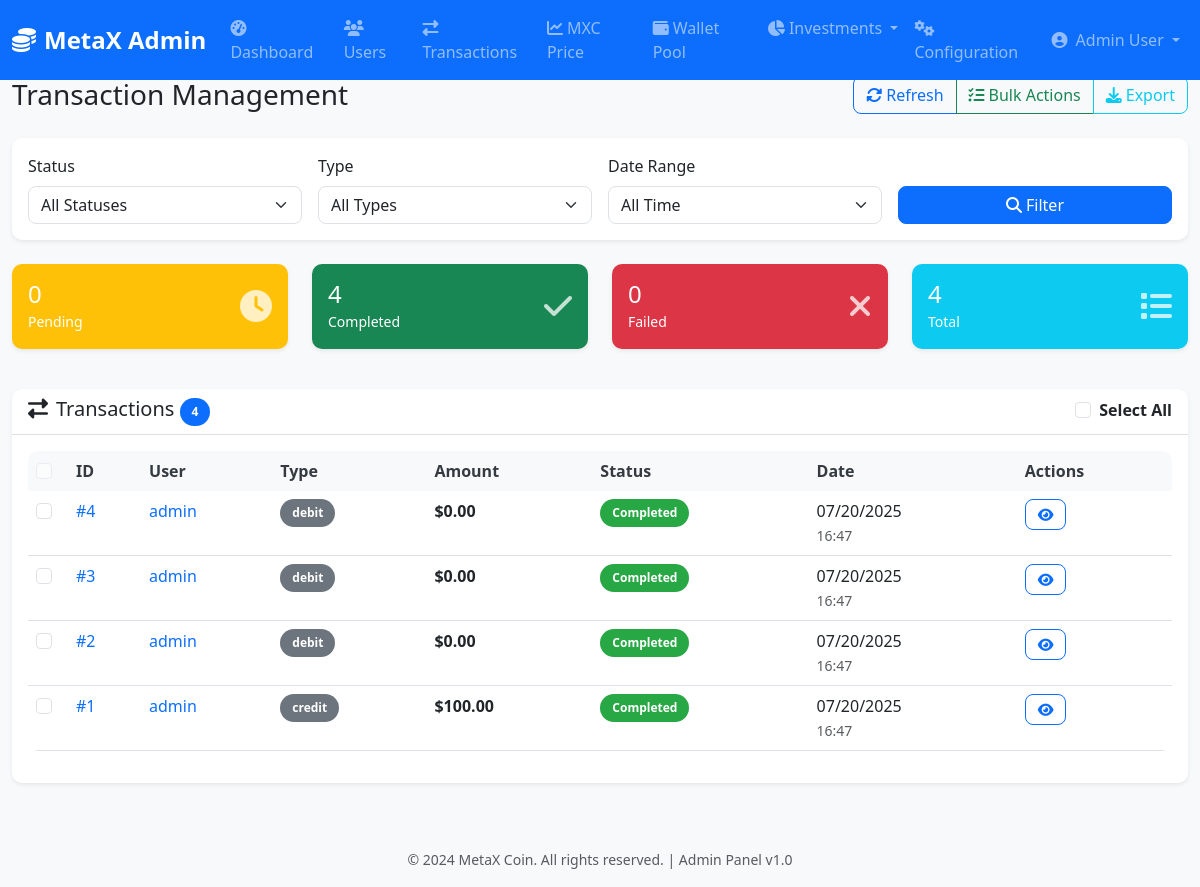
The page /admin/transactions (signed in) on the database its author committed.
### models/transaction.py (models this page shows, shortened)
class Transaction(db.Model):
    __tablename__ = 'transactions'
    id = db.Column(db.Integer, primary_key=True)
    transaction_id = db.Column(db.String(50), unique=True, nullable=False, index=True)
    user_id = db.Column(db.Integer, db.ForeignKey('users.id'), nullable=False, index=True)
    transaction_type = db.Column(db.Enum(TransactionType), nullable=False, index=True)
    wallet_type = db.Column(db.String(50), nullable=False)
    amount = db.Column(db.Numeric(20, 8), nullable=False)
    fee = db.Column(db.Numeric(20, 8), default=0)
    status = db.Column(db.Enum(TransactionStatus), default=TransactionStatus.PENDING, nullable=False, index=True)
    description = db.Column(db.Text)
    admin_notes = db.Column(db.Text)
    error_message = db.Column(db.Text)
    blockchain_txn_id = db.Column(db.String(100), index=True)
    from_address = db.Column(db.String(100))
    to_address = db.Column(db.String(100))
    confirmations = db.Column(db.Integer, default=0)
    wallet_assignment_id = db.Column(db.Integer, db.ForeignKey('wallet_assignments.id'))
    created_at = db.Column(db.DateTime, default=datetime.utcnow, nullable=False)
    processed_at = db.Column(db.DateTime)
    confirmed_at = db.Column(db.DateTime)
    updated_at = db.Column(db.DateTime, default=datetime.utcnow, onupdate=datetime.utcnow)
    wallet_assignment = db.relationship('WalletAssignment', backref='transactions')

### models/user.py (models this page shows, shortened)
class User(db.Model):
    __tablename__ = 'users'
    id = db.Column(db.Integer, primary_key=True)
    username = db.Column(db.String(50), unique=True, nullable=False, index=True)
    email = db.Column(db.String(255), unique=True, nullable=False, index=True)
    password_hash = db.Column(db.String(255), nullable=False)
    first_name = db.Column(db.String(100), nullable=False)
    last_name = db.Column(db.String(100), nullable=False)
    phone = db.Column(db.String(20))
    date_of_birth = db.Column(db.Date)
    sponsor_id = db.Column(db.Integer, db.ForeignKey('users.id'), index=True)
    referral_code = db.Column(db.String(20), unique=True, nullable=False, index=True)
    is_active = db.Column(db.Boolean, default=True, nullable=False)
    is_verified = db.Column(db.Boolean, default=False, nullable=False)
    is_admin = db.Column(db.Boolean, default=False, nullable=False)
    rank = db.Column(db.String(20), default='Bronze')
    total_investment = db.Column(db.Numeric(20, 8), default=0, nullable=False)
    total_earnings = db.Column(db.Numeric(20, 8), default=0, nullable=False)
    created_at = db.Column(db.DateTime, default=datetime.utcnow, nullable=False)
    updated_at = db.Column(db.DateTime, default=datetime.utcnow, onupdate=datetime.utcnow)
    last_login = db.Column(db.DateTime)
    sponsor = db.relationship('User', remote_side=[id], backref='referrals')
    wallets = db.relationship('Wallet', backref='user', lazy='dynamic', cascade='all, delete-orphan')
    transactions = db.relationship('Transaction', backref='user', lazy='dynamic')
    incomes = db.relationship('Income', foreign_keys='Income.user_id', backref='user', lazy='dynamic')
    wallet_assignments = db.relationship('WalletAssignment', backref='user', lazy='dynamic')

### admin/web_routes.py (the view, shortened to what this page needs)
@admin_web_bp.route('/transactions')
@admin_session_required
def transactions():
    try:
        page = request.args.get('page', 1, type=int)
        per_page = 20
        status = request.args.get('status', 'all')
        transaction_type = request.args.get('type', 'all')
        query = Transaction.query
        if transaction_type != 'all':
            query = query.filter_by(transaction_type=transaction_type)
        transactions_pagination = query.order_by(desc(Transaction.created_at)).paginate(
            page=page, per_page=per_page, error_out=False
        )
        return render_template('admin/transactions.html',
                             transactions=transactions_pagination,
                             status=status,
                             transaction_type=transaction_type)
    except Exception as e:
        flash(f'Error loading transactions: {str(e)}', 'error')
        return render_template('admin/transactions.html', transactions=None, status='all', transaction_type='all')

### auth/routes.py (called while the page is built)
@auth_bp.before_app_request
def check_if_token_revoked():
    try:
        if request.endpoint and 'auth' in request.endpoint:
            jti = get_jwt().get('jti')
            if jti in blacklisted_tokens:
                return jsonify({'error': 'Token has been revoked'}), 401
    except:
        pass  # No JWT in request

### auth/utils.py (called while the page is built)
def admin_session_required(f):
    @wraps(f)
    def decorated_function(*args, **kwargs):
        from flask import session, redirect, url_for, flash
        if 'admin_user_id' not in session or 'admin_access_token' not in session:
            flash('Please log in to access the admin panel', 'warning')
            return redirect(url_for('admin_web.login'))
        user = User.query.get(session['admin_user_id'])
        if not user or not user.is_admin or not user.is_active:
            session.clear()
            flash('Your session has expired. Please log in again.', 'warning')
            return redirect(url_for('admin_web.login'))
        return f(*args, **kwargs)
    return decorated_function

### templates/admin/transactions.html (shortened to what this page needs)
{% extends "admin/base.html" %}
{% block page_title %}Transaction Management{% endblock %}
{% block page_actions %}
<div class="btn-group" role="group">
    <button type="button" class="btn btn-outline-primary" onclick="location.reload()">
        <i class="fas fa-sync-alt me-1"></i>Refresh
    </button>
    <button type="button" class="btn btn-outline-success" data-bs-toggle="modal" data-bs-target="#bulkActionsModal">
        <i class="fas fa-tasks me-1"></i>Bulk Actions
    </button>
    <button type="button" class="btn btn-outline-info" data-bs-toggle="modal" data-bs-target="#exportModal">
        <i class="fas fa-download me-1"></i>Export
    </button>
</div>
{% endblock %}
{% block content %}
<div class="card mb-4">
    <div class="card-body">
        <form method="GET" class="row g-3">
            <div class="col-md-3">
                <label for="status" class="form-label">Status</label>
                <select class="form-select" id="status" name="status">
                    <option value="all" {{ 'selected' if status == 'all' else '' }}>All Statuses</option>
                </select>
            </div>
            <div class="col-md-3">
                <label for="type" class="form-label">Type</label>
                <select class="form-select" id="type" name="type">
                    <option value="all" {{ 'selected' if transaction_type == 'all' else '' }}>All Types</option>
                </select>
            </div>
            <div class="col-md-3">
                <label for="dateRange" class="form-label">Date Range</label>
                <select class="form-select" id="dateRange" name="date_range">
                    <option value="all">All Time</option>
                </select>
            </div>
            <div class="col-md-3">
                <label class="form-label">&nbsp;</label>
                <div class="d-grid">
                    <button type="submit" class="btn btn-primary">
                        <i class="fas fa-search me-1"></i>Filter
                    </button>
                </div>
            </div>
        </form>
    </div>
</div>
<div class="row mb-4">
    <div class="col-md-3 mb-3">
        <div class="card bg-warning text-white">
            <div class="card-body">
                <div class="d-flex justify-content-between align-items-center">
                    <div>
                        <h4 class="mb-0">{{ transactions.items|selectattr('status.value', 'equalto', 'pending')|list|length if transactions else 0 }}</h4>
                        <small>Pending</small>
                    </div>
                    <i class="fas fa-clock fa-2x opacity-75"></i>
                </div>
            </div>
        </div>
    </div>
    <div class="col-md-3 mb-3">
        <div class="card bg-success text-white">
            <div class="card-body">
                <div class="d-flex justify-content-between align-items-center">
                    <div>
                        <h4 class="mb-0">{{ transactions.items|selectattr('status.value', 'equalto', 'completed')|list|length if transactions else 0 }}</h4>
                        <small>Completed</small>
                    </div>
                    <i class="fas fa-check fa-2x opacity-75"></i>
                </div>
            </div>
        </div>
    </div>
    <div class="col-md-3 mb-3">
        <div class="card bg-danger text-white">
            <div class="card-body">
                <div class="d-flex justify-content-between align-items-center">
                    <div>
                        <h4 class="mb-0">{{ transactions.items|selectattr('status.value', 'equalto', 'failed')|list|length if transactions else 0 }}</h4>
                        <small>Failed</small>
                    </div>
                    <i class="fas fa-times fa-2x opacity-75"></i>
                </div>
            </div>
        </div>
    </div>
    <div class="col-md-3 mb-3">
        <div class="card bg-info text-white">
            <div class="card-body">
                <div class="d-flex justify-content-between align-items-center">
                    <div>
                        <h4 class="mb-0">{{ transactions.total if transactions else 0 }}</h4>
                        <small>Total</small>
                    </div>
                    <i class="fas fa-list fa-2x opacity-75"></i>
                </div>
            </div>
        </div>
    </div>
</div>
<div class="card">
    <div class="card-header d-flex justify-content-between align-items-center">
        <h5 class="mb-0">
            <i class="fas fa-exchange-alt me-2"></i>Transactions
            {% if transactions and transactions.total %}
            <span class="badge bg-primary">{{ transactions.total }}</span>
            {% endif %}
        </h5>
        <div class="form-check">
            <input class="form-check-input" type="checkbox" id="selectAll" onchange="toggleSelectAll()">
            <label class="form-check-label" for="selectAll">
                Select All
            </label>
        </div>
    </div>
    <div class="card-body">
        {% if transactions and transactions.items %}
        <div class="table-responsive">
            <table class="table table-hover" id="transactionsTable">
                <thead>
                    <tr>
                        <th width="40">
                            <input type="checkbox" class="form-check-input" disabled>
                        </th>
                        <th>ID</th>
                        <th>User</th>
                        <th>Type</th>
                        <th>Amount</th>
                        <th>Status</th>
                        <th>Date</th>
                        <th>Actions</th>
                    </tr>
                </thead>
                <tbody>
                    {% for transaction in transactions.items %}
                    <tr>
                        <td>
                            <input type="checkbox" class="form-check-input transaction-checkbox"
                                   value="{{ transaction.id }}" onchange="updateBulkActions()">
                        </td>
                        <td>
                            <a href="#" class="text-decoration-none" data-bs-toggle="modal"
                               data-bs-target="#transactionModal" onclick="loadTransactionDetails({{ transaction.id }})">
                                #{{ transaction.id }}
                            </a>
                        </td>
                        <td>
                            {% if transaction.user %}
                            <a href="{{ url_for('admin_web.user_detail', user_id=transaction.user.id) }}"
                               class="text-decoration-none">
                                {{ transaction.user.username }}
                            </a>
                            {% else %}
                            <span class="text-muted">N/A</span>
                            {% endif %}
                        </td>
                        <td>
                            <span class="badge bg-secondary">
                                {{ transaction.transaction_type.value if transaction.transaction_type else 'N/A' }}
                            </span>
                        </td>
                        <td>
                            <strong>${{ "{:.2f}".format(transaction.amount) }}</strong>
                        </td>
                        <td>
                            {% if transaction.status.value == 'pending' %}
                            <span class="badge status-pending">Pending</span>
                            {% elif transaction.status.value == 'completed' %}
                            <span class="badge status-completed">Completed</span>
                            {% else %}
                            <span class="badge status-failed">Failed</span>
                            {% endif %}
                        </td>
                        <td>
                            <div>{{ transaction.created_at.strftime('%m/%d/%Y') if transaction.created_at else 'N/A' }}</div>
                            <small class="text-muted">{{ transaction.created_at.strftime('%H:%M') if transaction.created_at else '' }}</small>
                        </td>
                        <td>
                            {% if transaction.status.value == 'pending' %}
                            <div class="btn-group btn-group-sm" role="group">
                                <button type="button" class="btn btn-outline-success"
                                        onclick="approveTransaction({{ transaction.id }})" title="Approve">
                                    <i class="fas fa-check"></i>
                                </button>
                                <button type="button" class="btn btn-outline-danger"
                                        onclick="rejectTransaction({{ transaction.id }})" title="Reject">
                                    <i class="fas fa-times"></i>
                                </button>
                            </div>
                            {% else %}
                            <button type="button" class="btn btn-outline-primary btn-sm"
                                    data-bs-toggle="modal" data-bs-target="#transactionModal"
                                    onclick="loadTransactionDetails({{ transaction.id }})" title="View Details">
                                <i class="fas fa-eye"></i>
                            </button>
                            {% endif %}
                        </td>
                    </tr>
                    {% endfor %}
                </tbody>
            </table>
        </div>
        {% else %}
        <div class="text-center text-muted py-5">
            <i class="fas fa-exchange-alt fa-3x mb-3"></i>
            <h5>No Transactions Found</h5>
            <p>No transactions match your filter criteria.</p>
        </div>
        {% endif %}
    </div>
</div>
{% endblock %}

### static/css/admin.css (style rules this page uses)
:root { --primary-color: #007bff; --secondary-color: #6c757d; --success-color: #28a745; --danger-color: #dc3545; --warning-color: #ffc107; --info-color: #17a2b8; --light-color: #f8f9fa; --dark-color: #343a40; }
body { background-color: #f8f9fa; font-family: 'Segoe UI', Tahoma, Geneva, Verdana, sans-serif; }
.card { border: none; border-radius: 10px; box-shadow: 0 0.125rem 0.25rem rgba(0, 0, 0, 0.075); transition: all 0.3s ease; }
.card-header { background-color: transparent; border-bottom: 1px solid rgba(0, 0, 0, 0.125); font-weight: 600; }
.table { background-color: white; border-radius: 10px; overflow: hidden; }
.table thead th { background-color: var(--light-color); border: none; font-weight: 600; color: var(--dark-color); }
.table tbody tr { transition: all 0.3s ease; }
.btn { border-radius: 8px; font-weight: 500; transition: all 0.3s ease; }
.btn-sm { padding: 0.25rem 0.75rem; font-size: 0.875rem; }
.badge { font-size: 0.75rem; padding: 0.5rem 0.75rem; border-radius: 20px; }
.status-completed { background-color: var(--success-color); }
.form-control, .form-select { border-radius: 8px; border: 1px solid #dee2e6; transition: all 0.3s ease; }

### rows shown on the page
Transaction: amount "0.00", status "Completed"
Transaction: amount "0.00", status "Completed"
Transaction: amount "0.00", status "Completed"
Transaction: amount "100.00", status "Completed"

### other values the page prints
{{ session.admin_full_name }} "Admin User"
{{ transactions.total if transactions else 0 }} "4"
{{ transactions.total }} "4"
